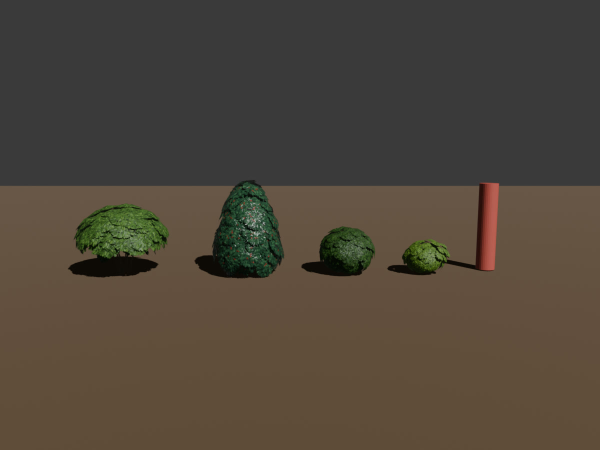
#> input picture docs/checkpoints/shrub_forest_b/shrubb-lineup.jpg, 1200 x 900 px, given in place of ref-1.jpg, which was not available (shown at 1/2 size)
$ python sheet.py
#> lines starting #> are read from the running program, lines starting #| are printed output that depends on the picture; pictures that were not available may be replaced by others from this repository, and a replacement may not be noted
"""Review sheet for shrub_forest_b (refs approved 2026-10-13, forest ref-1: "undergrowth of ferns, shrubs and
saplings"): the approved reference, textured headless EEVEE stills (still.py) beside shrub_forest,
bush_verge, bush_verge_b and a 1.7 m figure, kit-scenario shots (`--tilt off`) from shrubb-kit.json on the
undergrowth forest at (-3, 2), and play-scenario shots (`--tilt off`) from shrubb-play.json taken with
docs/checkpoints/shrub_forest_b/integration.patch applied (both shrub variants drawn by the pine forest's
shrub rule). Writes docs/checkpoints/shrub_forest_b/sheet.jpg.
Run from the repo root after run.sh: python3 docs/checkpoints/shrub_forest_b/sheet.py"""
import pathlib

from PIL import Image, ImageDraw

ROOT = pathlib.Path(__file__).resolve().parents[3]
DOCS = ROOT / "docs/checkpoints/shrub_forest_b"
CELLS = [
    (ROOT / "assets-source/refs/forest/ref-1.jpg", "ref-1 (approved): undergrowth of ferns, shrubs and saplings"),
    (DOCS / "shrubb-lineup.jpg", "EEVEE: shrub_forest (2.06 m, 1.33 m), shrub_forest_b (1.47 x 1.43 m, 1.83 m), "
                                 "bush_verge, bush_verge_b, 1.7 m figure"),
    (DOCS / "shrub_forest_b-eevee-three_quarter.jpg", "shrub_forest_b, three-quarter (EEVEE)"),
    (DOCS / "shrub_forest_b-eevee-low_side.jpg", "shrub_forest_b, low side: cone broadest low, leaves to the litter"),
    (DOCS / "shrub_forest_b-eevee-close.jpg", "shrub_forest_b, close: glossy leaves, berry clusters (EEVEE)"),
    (DOCS / "shrub_forest_b-eevee-top.jpg", "shrub_forest_b, top (EEVEE)"),
    (DOCS / "shrubb-kit-play.jpg", "KIT, tilt off: undergrowth forest (-3, 2), shrub_forest_b at the right, "
                                   "three shrub_forest, saplings, spruces"),
    (DOCS / "shrubb-kit-eye.jpg", "KIT, eye level 1.7 m: shrub_forest_b (right) beside shrub_forest and the saplings"),
    (DOCS / "shrubb-kit-sun.jpg", "KIT: close up, sun side (about 6 m)"),
    (DOCS / "shrubb-kit-shade.jpg", "KIT: close up, shade side, toward the sun"),
    (DOCS / "shrubb-play.jpg", "PLAY, patch applied, tilt off: five pine forests at play distance "
                               "(seed 1: 6 shrub_forest, 7 shrub_forest_b)"),
    (DOCS / "shrubb-play-near.jpg", "PLAY: closer, shrub_forest_b at (17.72, 1.00) and shrub_forest at (25.78, -1.59)"),
    (DOCS / "shrubb-sun.jpg", "PLAY: close up from the sun side: shrub_forest_b at (17.72, 1.00), tile (1, 0), "
                              "standing in spruce shade (open sun: the KIT close-ups)"),
    (DOCS / "shrubb-shade.jpg", "PLAY: close up, shade side, toward the sun"),
    (DOCS / "shrubb-eye.jpg", "PLAY, walk mode, eye level 1.7 m: shrub_forest_b at (17.72, 1.00) ahead"),
]
W, H, PAD, LABEL = 800, 500, 12, 28
cols, rows = 2, (len(CELLS) + 1) // 2
sheet = Image.new("RGB", (cols * (W + PAD) + PAD, rows * (H + LABEL + PAD) + PAD), (30, 30, 30))
#> sheet: PIL image 1636x4332 RGB; every value is 30
draw = ImageDraw.Draw(sheet)
for i, (path, label) in enumerate(CELLS):
    img = Image.open(path).convert("RGB")
#> img is the input picture: PIL image 1200x900 RGB; mean R, G, B 78.6, 69.6, 58.3
    img.thumbnail((W, H))
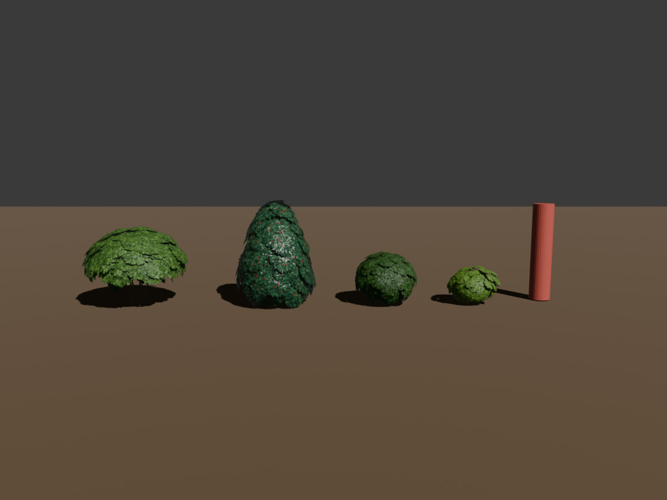
#> img: PIL image 667x500 RGB; mean R, G, B 78.6, 69.6, 58.3
    x = PAD + (i % cols) * (W + PAD)
    y = PAD + (i // cols) * (H + LABEL + PAD)
    sheet.paste(img, (x + (W - img.width) // 2, y + LABEL + (H - img.height) // 2))
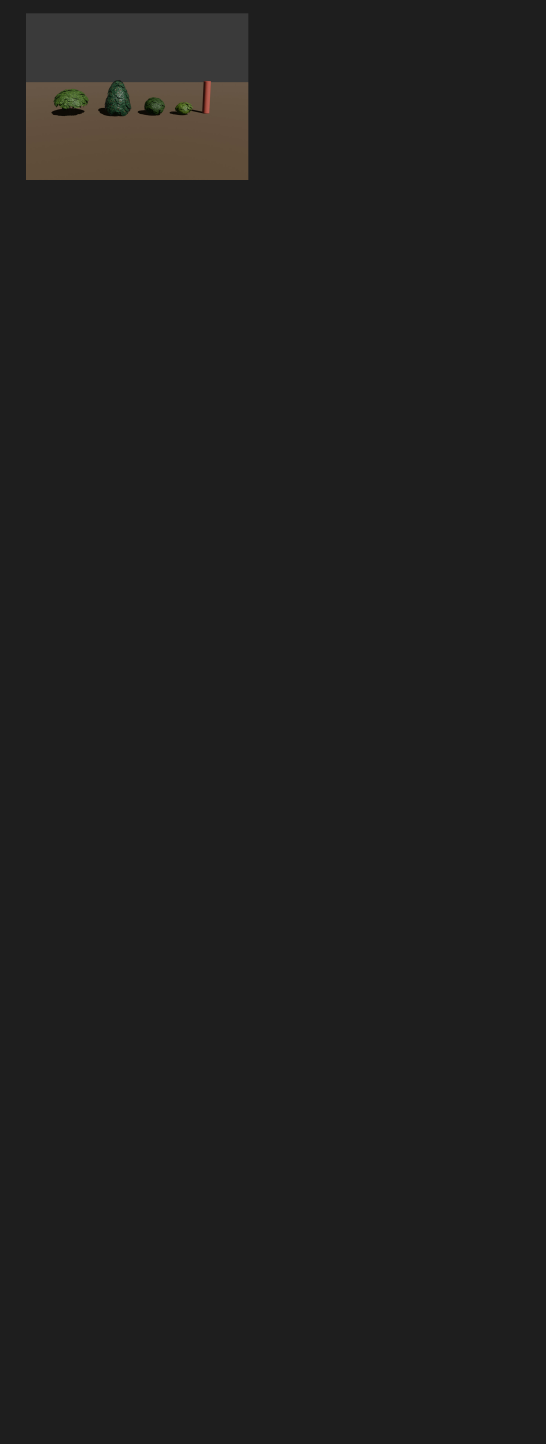
#> sheet: PIL image 1636x4332 RGB (shown at 1/3 size); mean R, G, B 32.3, 31.9, 31.3
#> pass 3 of the loop `for i, (path, label) in enumerate(CELLS):`:
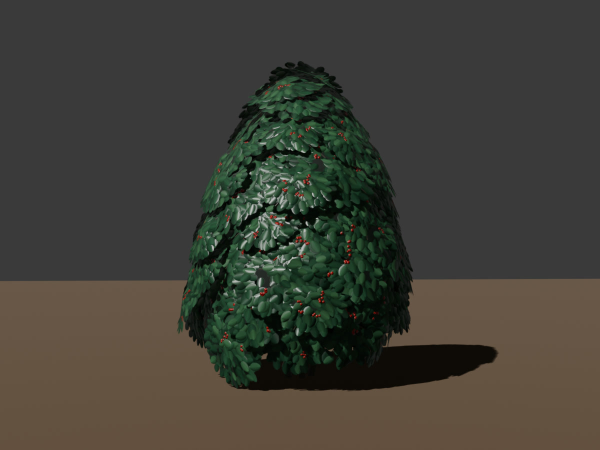
#> input picture docs/checkpoints/shrub_forest_b/shrub_forest_b-eevee-low_side.jpg, 1200 x 900 px, given in place of shrub_forest_b-eevee-three_quarter.jpg, which was not available (shown at 1/2 size)
#> img is the input picture: PIL image 1200x900 RGB; mean R, G, B 64.4, 63.2, 55.2
#> `img.thumbnail((W, H))`:
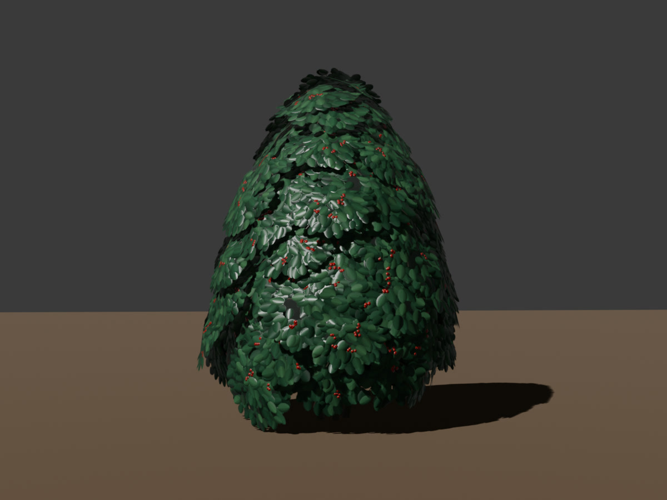
#> img: PIL image 667x500 RGB; mean R, G, B 64.4, 63.2, 55.2
#> `sheet.paste(img, (x + (W - img.width) // 2, y + LABEL + (H - img.heigh..`:
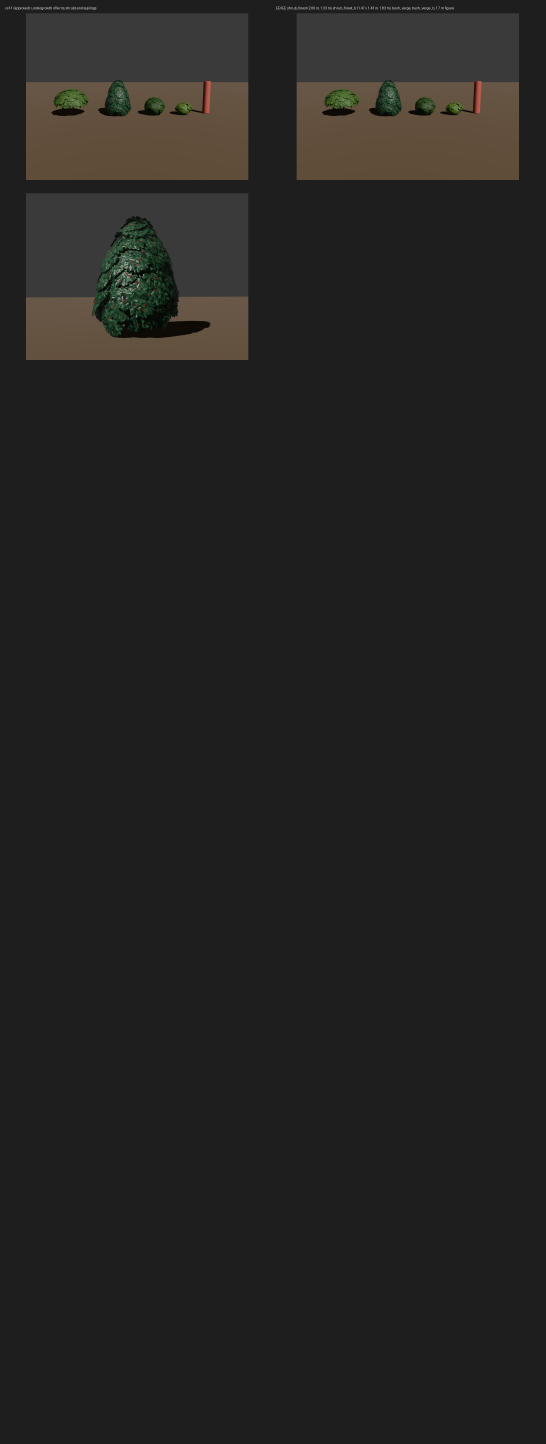
#> sheet: PIL image 1636x4332 RGB (shown at 1/3 size); mean R, G, B 36.2, 35.3, 33.9
#> (the run stopped early here; a loop or call above may not have finished)
